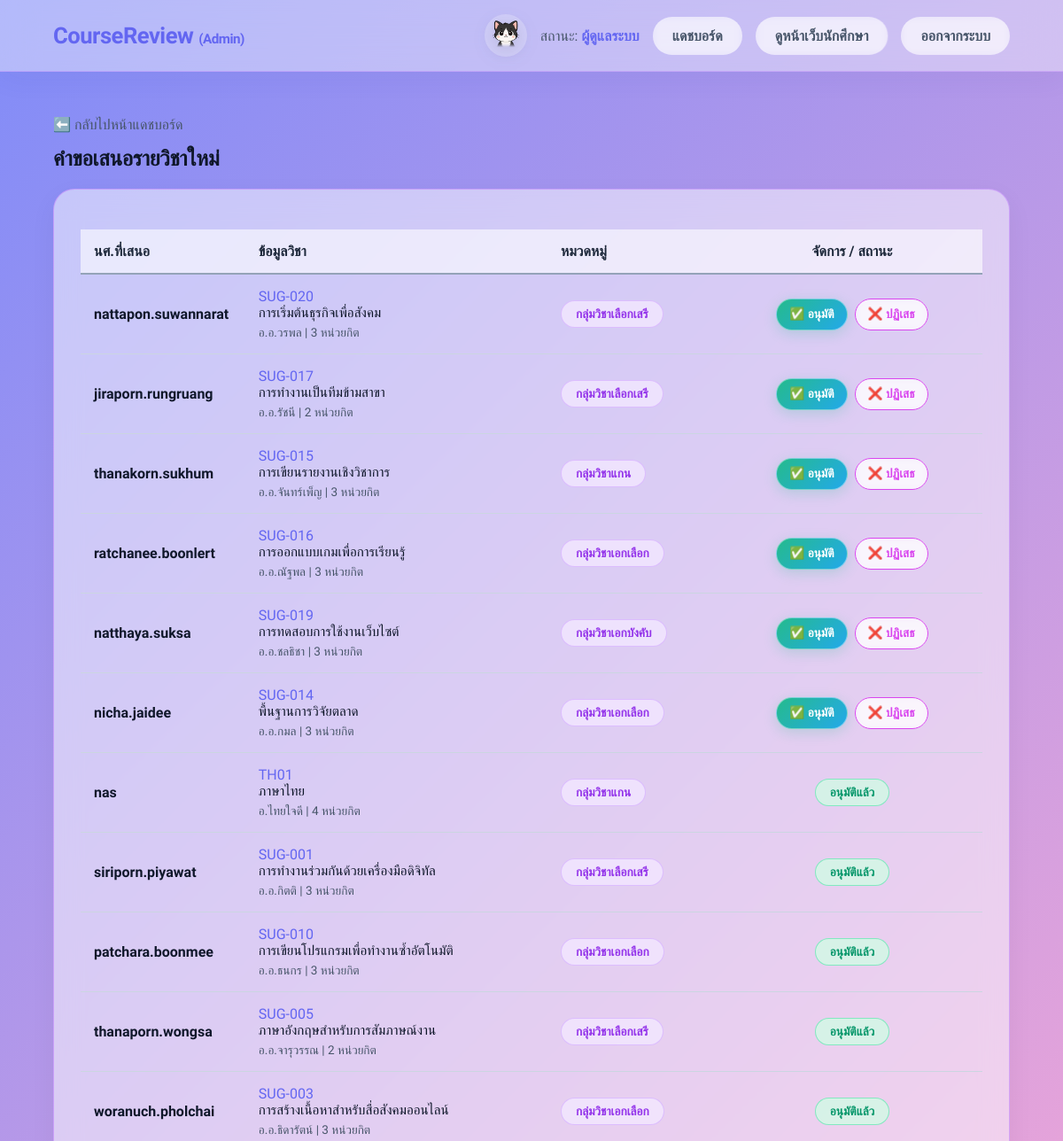
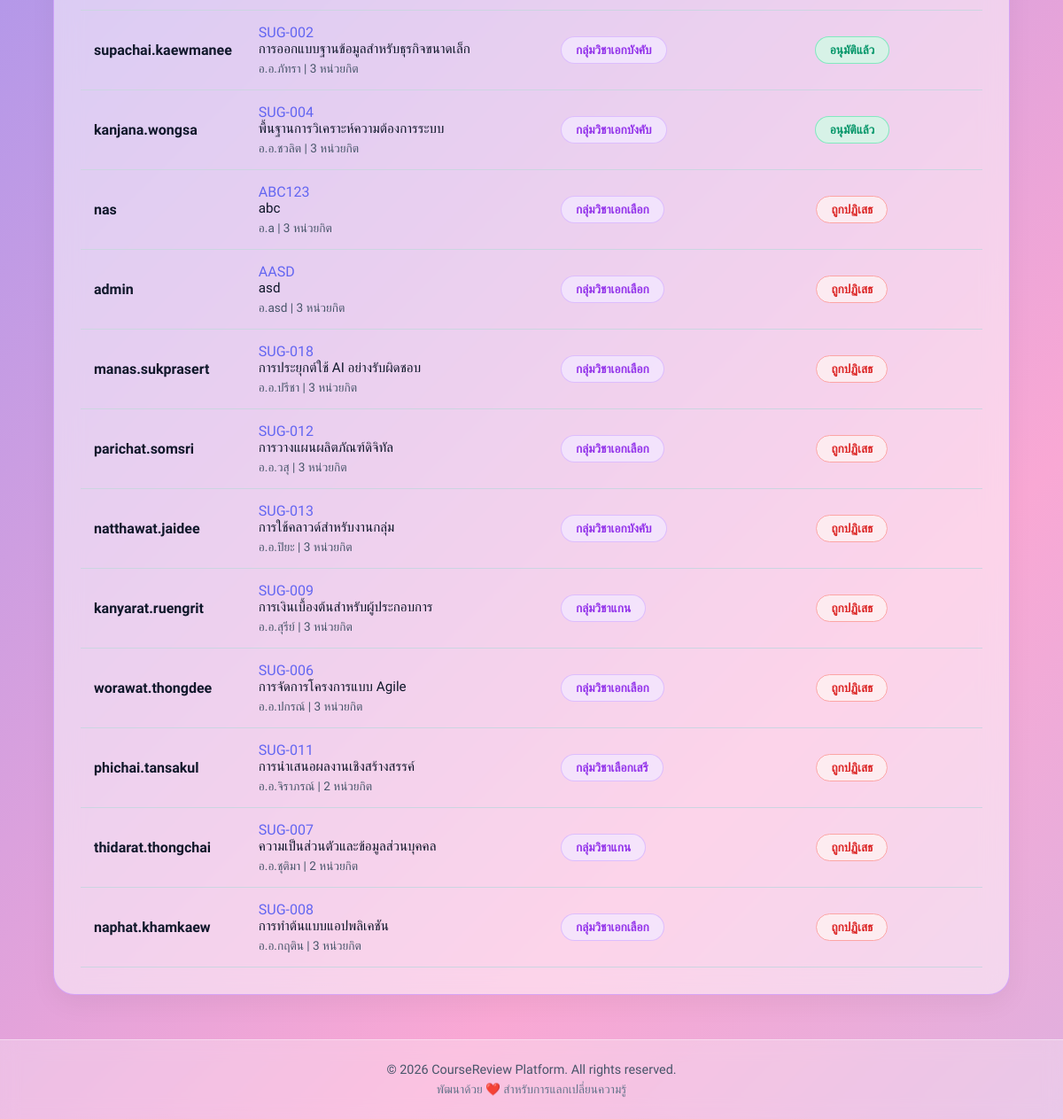
Page /CourseReview/admin/courses/manage_suggestions.php (signed in) on the committed database (2 pictures, top to bottom).
### tables this page shows
CREATE TABLE `course_suggestions` (
  `suggestion_id` int(11) NOT NULL,
  `user_id` int(11) DEFAULT NULL,
  `course_id` varchar(20) NOT NULL,
  `course_name` varchar(150) NOT NULL,
  `teacher_name` varchar(100) NOT NULL,
  `credits` int(11) NOT NULL,
  `category_id` int(11) DEFAULT NULL,
  `status` varchar(20) DEFAULT 'pending',
  `created_at` datetime DEFAULT current_timestamp()
);

CREATE TABLE `users` (
  `user_id` int(11) NOT NULL,
  `username` varchar(50) NOT NULL,
  `password` varchar(255) NOT NULL,
  `role` varchar(20) NOT NULL DEFAULT 'student'
);

CREATE TABLE `categories` (
  `category_id` int(11) NOT NULL,
  `category_name` varchar(100) NOT NULL
);

### CourseReview/classes/Suggestion.php (called while the page is built, shortened)
<?php
class Suggestion {
    private $conn;
    private $table_name = "course_suggestions";
    public function __construct($db) {
        $this->conn = $db;
    }
    public function readAll() {
        $query = "SELECT s.*, u.username, c.category_name
                  FROM " . $this->table_name . " s
                  LEFT JOIN users u ON s.user_id = u.user_id
                  LEFT JOIN categories c ON s.category_id = c.category_id
                  ORDER BY FIELD(s.status, 'pending', 'approved', 'rejected'), s.created_at DESC";
        $stmt = $this->conn->prepare($query);
        $stmt->execute();
        return $stmt;
    }
}
?>

### CourseReview/admin/courses/manage_suggestions.php (the view, shortened to what this page needs)
<?php
require_once '../../classes/Suggestion.php';
$database = new Database();
$db = $database->getConnection();
$suggestionObj = new Suggestion($db);
$stmt_suggestions = $suggestionObj->readAll();
require_once '../../includes/header.php';
?>
<div class="container py-5">
    <div class="mb-3">
        <a href="../index.php" class="text-muted no-underline">⬅️ กลับไปหน้าแดชบอร์ด</a>
    </div>
    <h2 class="text-dark mb-4 m-0">คำขอเสนอรายวิชาใหม่</h2>
    <div class="card p-0">
        <div style="overflow-x: auto;">
            <table class="table mb-0 w-full">
                <thead class="bg-gray-light">
                    <tr>
                        <th style="width: 15%;">นศ.ที่เสนอ</th>
                        <th style="width: 35%;">ข้อมูลวิชา</th>
                        <th style="width: 20%;">หมวดหมู่</th>
                        <th style="width: 30%; text-align: center;">จัดการ / สถานะ</th>
                    </tr>
                </thead>
                <tbody>
                    <?php if($stmt_suggestions->rowCount() > 0): while ($row = $stmt_suggestions->fetch(PDO::FETCH_ASSOC)): ?>
                    <tr>
                        <td><strong class="text-dark"><?php echo htmlspecialchars($row['username']); ?></strong></td>
                        <td>
                            <div class="font-medium text-primary"><?php echo htmlspecialchars($row['course_id']); ?></div>
                            <div class="text-sm text-dark"><?php echo htmlspecialchars($row['course_name']); ?></div>
                            <div class="text-xs text-muted mt-1">อ.<?php echo htmlspecialchars($row['teacher_name']); ?> | <?php echo $row['credits']; ?> หน่วยกิต</div>
                        </td>
                        <td><span class="badge m-0"><?php echo htmlspecialchars($row['category_name']); ?></span></td>
                        <td class="text-center">
                            <?php if($row['status'] == 'pending'): ?>
                                <div class="suggestion-actions">
                                    <a href="manage_suggestions.php?action=approve&id=<?php echo $row['suggestion_id']; ?>" class="btn-success suggestion-action text-xs" onclick="return confirm('อนุมัติและเพิ่มวิชานี้เข้าระบบ?');">✅ อนุมัติ</a>
                                    <a href="manage_suggestions.php?action=reject&id=<?php echo $row['suggestion_id']; ?>" class="btn-outline suggestion-action text-xs danger-hover" onclick="return confirm('ปฏิเสธคำขอนี้?');">❌ ปฏิเสธ</a>
                                </div>
                            <?php elseif($row['status'] == 'approved'): ?>
                                <span class="badge badge-success m-0">อนุมัติแล้ว</span>
                            <?php else: ?>
                                <span class="badge bg-danger-light text-danger m-0">ถูกปฏิเสธ</span>
                            <?php endif; ?>
                        </td>
                    </tr>
                    <?php endwhile; else: ?>
                    <tr><td colspan="4" class="text-center py-4 text-muted">ยังไม่มีข้อเสนอรายวิชาใหม่</td></tr>
                    <?php endif; ?>
                </tbody>
            </table>
        </div>
    </div>
</div>
<?php require_once '../../includes/footer.php'; ?>

### CourseReview/assets/css/style.css (style rules this page uses)
* { margin: 0; padding: 0; box-sizing: border-box; }
body { display: flex; flex-direction: column; font-family: 'Prompt', 'Segoe UI', sans-serif; background: linear-gradient(-45deg, #a5b4fc, #fbcfe8, #c084fc, #93c5fd, #f9a8d4, #818cf8); background-size: 400% 400%; animation: slowGradient 12s ease-in-out infinite; color: #334155; min-height: 100vh; overflow-x: hidden; -webkit-font-smoothing: antialiased; }
.container { width: 100%; padding: 40px 5%; margin: 0 auto; max-width: 1200px; }
.card, .review-box, .timetable-wrapper { background: rgba(255, 255, 255, 0.5); backdrop-filter: blur(15px); -webkit-backdrop-filter: blur(15px); border: 1.5px solid rgba(192, 132, 252, 0.6); border-radius: 24px; padding: 30px; box-shadow: 0 10px 30px rgba(0, 0, 0, 0.05); transition: transform 0.4s cubic-bezier(0.34, 1.56, 0.64, 1), box-shadow 0.4s ease, background 0.4s ease; }
.btn-outline { background: rgba(255, 255, 255, 0.6); backdrop-filter: blur(5px); border: 1.5px solid #d946ef; color: #d946ef; padding: 10px 20px; border-radius: 99px; text-decoration: none; display: inline-block; font: inherit; font-weight: 600; cursor: pointer; text-align: center; transition: all 0.5s cubic-bezier(0.34, 1.56, 0.64, 1); }
.btn-success { background: linear-gradient(135deg, rgba(16, 185, 129, 0.9) 0%, rgba(14, 165, 233, 0.9) 100%); border: 1.5px solid rgba(255, 255, 255, 0.4); border-radius: 99px; box-shadow: 0 4px 15px rgba(16, 185, 129, 0.2); color: #fff; display: inline-block; font: inherit; font-weight: 600; text-align: center; text-decoration: none; cursor: pointer; transition: all 0.5s cubic-bezier(0.34, 1.56, 0.64, 1); }
.suggestion-actions { display: flex; align-items: center; justify-content: center; flex-wrap: wrap; gap: 8px; }
.suggestion-action { display: inline-flex; align-items: center; justify-content: center; min-height: 36px; padding: 6px 14px; line-height: 1.25; white-space: nowrap; }
h2, h3, h4 { color: #0f172a; font-weight: 700; margin-bottom: 10px; letter-spacing: -0.3px; }
.badge { background: rgba(243, 232, 255, 0.8); color: #9333ea; padding: 6px 16px; border-radius: 99px; font-size: 0.85rem; font-weight: 600; display: inline-block; border: 1.5px solid rgba(216, 180, 254, 0.8); }
.badge-success { background: rgba(209, 250, 229, 0.8); color: #059669; border-color: rgba(110, 231, 183, 0.8); }
.table { width: 100%; border-collapse: separate; border-spacing: 0; margin-top: 15px; }
.table th { padding: 15px; border-bottom: 2.5px solid #94a3b8; color: #1e293b; text-align: left; font-weight: 700; }
.table td { padding: 15px; border-bottom: 1.5px solid #cbd5e1; vertical-align: middle; }
.table tbody tr { transition: background 0.2s ease; }
.text-primary { color: #6366f1; }
.text-danger { color: #dc2626; }
.text-dark { color: #0f172a; }
.text-muted { color: #475569; }
.bg-danger-light { background: rgba(254, 242, 242, 0.8); color: #dc2626; border: 1.5px solid #fca5a5; }
.bg-gray-light { background: rgba(255, 255, 255, 0.6); border: 1.5px solid #cbd5e1; }
.m-0 { margin: 0; }
.mt-1 { margin-top: 5px; }
.mb-0 { margin-bottom: 0; }
.mb-3 { margin-bottom: 15px; }
.mb-4 { margin-bottom: 20px; }
.py-5 { padding-top: 50px; padding-bottom: 50px; }
.text-center { text-align: center; }
.font-medium { font-weight: 500; }
.text-xs { font-size: 0.85rem; }
.text-sm { font-size: 0.95rem; }
.no-underline { text-decoration: none; }
.w-full { width: 100%; }

### rows in the picture
course_suggestions: user.username "nattapon.suwannarat", course "SUG-020", course_name "การเริ่มต้นธุรกิจเพื่อสังคม", teacher_name "อ.วรพล", credits "3", category.category_name "กลุ่มวิชาเลือกเสรี"
course_suggestions: user.username "jiraporn.rungruang", course "SUG-017", course_name "การทำงานเป็นทีมข้ามสาขา", teacher_name "อ.รัชนี", credits "2", category.category_name "กลุ่มวิชาเลือกเสรี"
course_suggestions: user.username "thanakorn.sukhum", course "SUG-015", course_name "การเขียนรายงานเชิงวิชาการ", teacher_name "อ.จันทร์เพ็ญ", credits "3", category.category_name "กลุ่มวิชาแกน"
course_suggestions: user.username "ratchanee.boonlert", course "SUG-016", course_name "การออกแบบเกมเพื่อการเรียนรู้", teacher_name "อ.ณัฐพล", credits "3", category.category_name "กลุ่มวิชาเอกเลือก"
course_suggestions: user.username "natthaya.suksa", course "SUG-019", course_name "การทดสอบการใช้งานเว็บไซต์", teacher_name "อ.ชลธิชา", credits "3", category.category_name "กลุ่มวิชาเอกบังคับ"
course_suggestions: user.username "nicha.jaidee", course "SUG-014", course_name "พื้นฐานการวิจัยตลาด", teacher_name "อ.กมล", credits "3", category.category_name "กลุ่มวิชาเอกเลือก"
course_suggestions: user.username "nas", course "TH01", course_name "ภาษาไทย", teacher_name "ไทยใจดี", credits "4", category.category_name "กลุ่มวิชาแกน", status "อนุมัติแล้ว"
course_suggestions: user.username "siriporn.piyawat", course "SUG-001", course_name "การทำงานร่วมกันด้วยเครื่องมือดิจิทัล", teacher_name "อ.กิตติ", credits "3", category.category_name "กลุ่มวิชาเลือกเสรี", status "อนุมัติแล้ว"
course_suggestions: user.username "patchara.boonmee", course "SUG-010", course_name "การเขียนโปรแกรมเพื่อทำงานซ้ำอัตโนมัติ", teacher_name "อ.ธนกร", credits "3", category.category_name "กลุ่มวิชาเอกเลือก", status "อนุมัติแล้ว"
course_suggestions: user.username "thanaporn.wongsa", course "SUG-005", course_name "ภาษาอังกฤษสำหรับการสัมภาษณ์งาน", teacher_name "อ.จารุวรรณ", credits "2", category.category_name "กลุ่มวิชาเลือกเสรี", status "อนุมัติแล้ว"
course_suggestions: user.username "woranuch.pholchai", course "SUG-003", course_name "การสร้างเนื้อหาสำหรับสื่อสังคมออนไลน์", teacher_name "อ.ธิดารัตน์", credits "3", category.category_name "กลุ่มวิชาเอกเลือก", status "อนุมัติแล้ว"
course_suggestions: user.username "supachai.kaewmanee", course "SUG-002", course_name "การออกแบบฐานข้อมูลสำหรับธุรกิจขนาดเล็ก", teacher_name "อ.ภัทรา", credits "3", category.category_name "กลุ่มวิชาเอกบังคับ", status "อนุมัติแล้ว"
course_suggestions: user.username "kanjana.wongsa", course "SUG-004", course_name "พื้นฐานการวิเคราะห์ความต้องการระบบ", teacher_name "อ.ชวลิต", credits "3", category.category_name "กลุ่มวิชาเอกบังคับ", status "อนุมัติแล้ว"
course_suggestions: user.username "nas", course "ABC123", course_name "abc", teacher_name "a", credits "3", category.category_name "กลุ่มวิชาเอกเลือก", status "ถูกปฏิเสธ"
course_suggestions: user.username "admin", course "AASD", course_name "asd", teacher_name "asd", credits "3", category.category_name "กลุ่มวิชาเอกเลือก", status "ถูกปฏิเสธ"
course_suggestions: user.username "manas.sukprasert", course "SUG-018", course_name "การประยุกต์ใช้ AI อย่างรับผิดชอบ", teacher_name "อ.ปรีชา", credits "3", category.category_name "กลุ่มวิชาเอกเลือก", status "ถูกปฏิเสธ"
course_suggestions: user.username "parichat.somsri", course "SUG-012", course_name "การวางแผนผลิตภัณฑ์ดิจิทัล", teacher_name "อ.วสุ", credits "3", category.category_name "กลุ่มวิชาเอกเลือก", status "ถูกปฏิเสธ"
course_suggestions: user.username "natthawat.jaidee", course "SUG-013", course_name "การใช้คลาวด์สำหรับงานกลุ่ม", teacher_name "อ.ปิยะ", credits "3", category.category_name "กลุ่มวิชาเอกบังคับ", status "ถูกปฏิเสธ"
course_suggestions: user.username "kanyarat.ruengrit", course "SUG-009", course_name "การเงินเบื้องต้นสำหรับผู้ประกอบการ", teacher_name "อ.สุรีย์", credits "3", category.category_name "กลุ่มวิชาแกน", status "ถูกปฏิเสธ"
course_suggestions: user.username "worawat.thongdee", course "SUG-006", course_name "การจัดการโครงการแบบ Agile", teacher_name "อ.ปกรณ์", credits "3", category.category_name "กลุ่มวิชาเอกเลือก", status "ถูกปฏิเสธ"
course_suggestions: user.username "phichai.tansakul", course "SUG-011", course_name "การนำเสนอผลงานเชิงสร้างสรรค์", teacher_name "อ.จิราภรณ์", credits "2", category.category_name "กลุ่มวิชาเลือกเสรี", status "ถูกปฏิเสธ"
course_suggestions: user.username "thidarat.thongchai", course "SUG-007", course_name "ความเป็นส่วนตัวและข้อมูลส่วนบุคคล", teacher_name "อ.ชุติมา", credits "2", category.category_name "กลุ่มวิชาแกน", status "ถูกปฏิเสธ"
course_suggestions: user.username "naphat.khamkaew", course "SUG-008", course_name "การทำต้นแบบแอปพลิเคชัน", teacher_name "อ.กฤติน", credits "3", category.category_name "กลุ่มวิชาเอกเลือก", status "ถูกปฏิเสธ"
